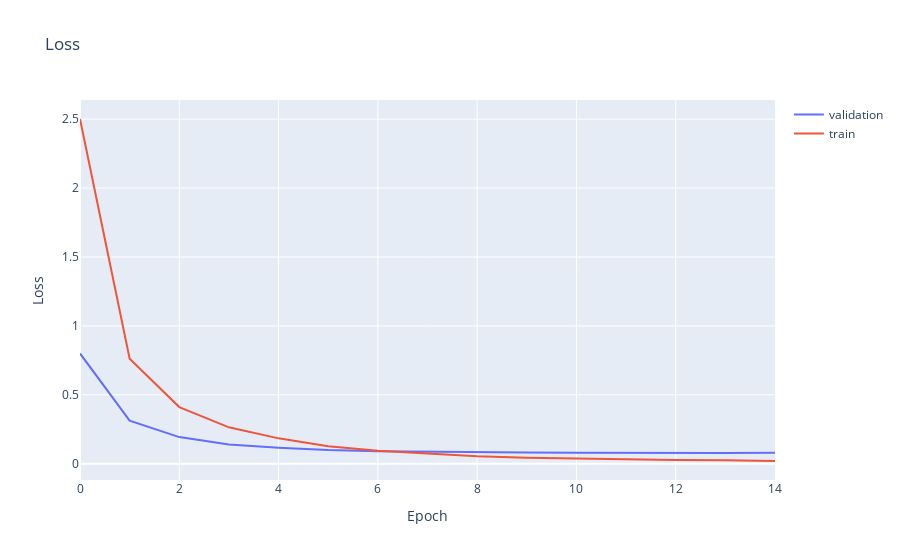

The notebook cell this image was saved under:
### Code cell
df_train = pd.read_csv('data/loss/train.csv')
df_validation = pd.read_csv('data/loss/validation.csv')
fig = go.Figure()
fig.add_trace(go.Scatter(x=df_validation['Step'], y=df_validation['Value'], mode='lines', name='validation'))
fig.add_trace(go.Scatter(x=df_train['Step'], y=df_train['Value'], mode='lines', name='train'))
fig.update_layout(title='Loss', xaxis_title='Epoch', yaxis_title='Loss')
fig.show()

### Figure 1 — Plotly figure (JSON) as saved in the notebook; plotly's stock layout.template omitted (floating-point values rounded to 4 significant figures)
{"data": [{"mode": "lines", "name": "validation", "type": "scatter", "x": [0, 1, 2, 3, 4, 5, 6, 7, 8, 9, 10, 11, 12, 13, 14], "y": [0.8, 0.312, 0.1932, 0.1398, 0.1154, 0.09904, 0.09096, 0.08643, 0.0821, 0.08103, 0.07926, 0.07764, 0.07805, 0.07692, 0.07952]}, {"mode": "lines", "name": "train", "type": "scatter", "x": [0, 1, 2, 3, 4, 5, 6, 7, 8, 9, 10, 11, 12, 13, 14], "y": [2.501, 0.7616, 0.4109, 0.264, 0.1839, 0.1265, 0.09334, 0.07213, 0.05363, 0.04234, 0.03586, 0.03075, 0.02699, 0.02485, 0.01964]}], "layout": {"title": {"text": "Loss"}, "xaxis": {"title": {"text": "Epoch"}}, "yaxis": {"title": {"text": "Loss"}}}}
